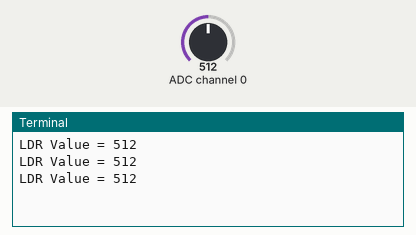
The program below on a simulated Raspberry Pi (BCM pin numbers). On the bench: the last lines printed to the terminal. The inputs (shaded band) are chosen by the test bench; at power-on: ADC channel 0 = 512 (analog values on the 0–1023 scale).

Above: at 1.2 s.
1.3 s: ADC channel 0 set to 716
At 1.9 s:
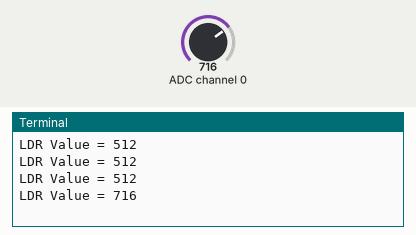
2.8 s: ADC channel 0 set to 900
At 3.4 s:
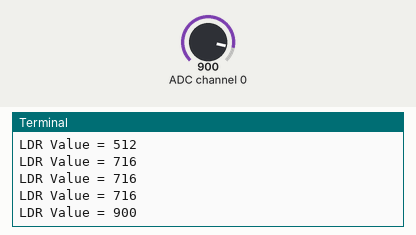
Timing chart, 0 to 5.8 s (numbered marks = the images above; inputs shaded):
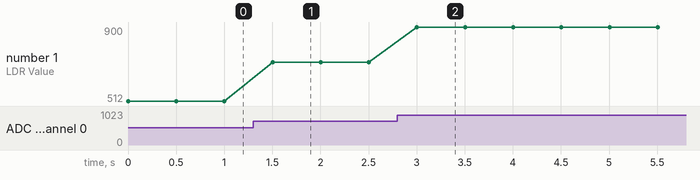

Measured:
- after the input at 1.3 s, the terminal: prints a new line after 0.20 s (image 1)
- after the input at 2.8 s, the terminal: prints a new line after 0.20 s (image 2)
- plotted number 1: 512 → 716 after the input at 1.3 s, 716 → 900 after the input at 2.8 s

The program:

LDR_copy.py
```python
import spidev
import time

#SPI인스턴스 생성
spi=spidev.SpiDev()

#SPI 통신시작
spi.open(0, 0)  #(bus:0, dev: 0(CE'0')

#SPI 통신 최대 속도 설정
spi.max_speed_hz = 100000

#0~7 채널에서 SPI데이터 읽기
def analog_read(channel):
    ret = spi.xfer2([1, (channel+8)<<4, 0])
    adc_out = ((ret[1]&3)<<8)+ret[2]
    return adc_out


try:
    while True:
        ldr_value = analog_read(0)
        print("LDR Value = %d" % ldr_value)
        time.sleep(0.5)

finally:
    spi.close()
```
